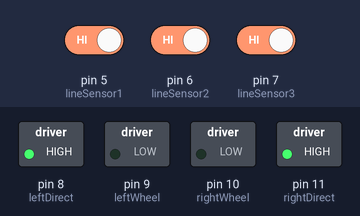
Bench run of a sketch on a simulated Arduino Uno, built with avr-gcc and run on an emulated ATmega328P. Parts: switched loads named in the sketch (green lamp = pin HIGH). The test bench sets the inputs (shaded band); at power-on: pin 5 (lineSensor1) HIGH, pin 7 (lineSensor3) HIGH, pin 6 (lineSensor2) HIGH.

Above: at 1.2 s.
1.3 s: pin 5 (lineSensor1) driven LOW
At 1.55 s:
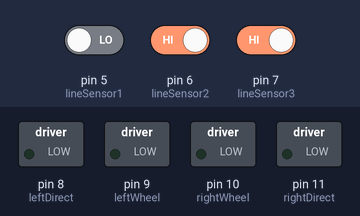
4.3 s: pin 7 (lineSensor3) driven LOW
At 4.8 s:
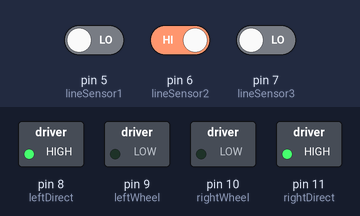
5.9 s: pin 6 (lineSensor2) driven LOW
At 7.2 s:
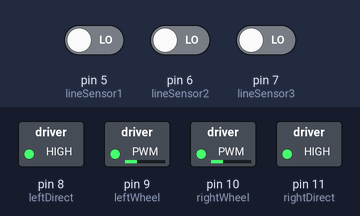
7.5 s: pin 5 (lineSensor1) driven HIGH
At 8.4 s:
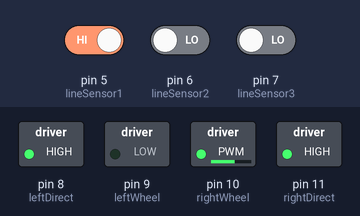
9.1 s: pin 6 (lineSensor2) driven HIGH
At 9.35 s:
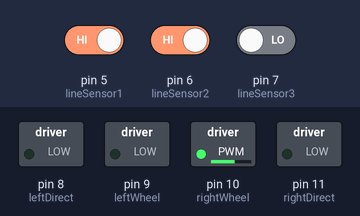
Timing chart, 0 to 12.1 s (numbered marks = the images above; inputs shaded):
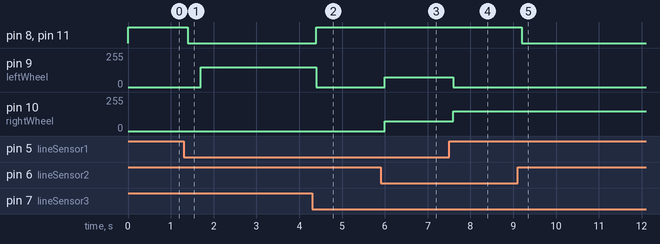

The sketch:

CarRobot_Line_NoDelay.ino
```cpp
int sensorRight = HIGH, sensorMid = HIGH, sensorLeft = HIGH;
byte leftWheel = 9;
byte leftDirect = 8;
byte rightWheel = 10;
byte rightDirect = 11;
unsigned long prevMillis = 0;
int interval = 200;
byte lineSensor1 = 5;
byte lineSensor2 = 6;
byte lineSensor3 = 7;

void setup() {
  pinMode(lineSensor1, INPUT);
  pinMode(lineSensor2, INPUT);
  pinMode(lineSensor3, INPUT);

  pinMode(leftDirect, OUTPUT);
  pinMode(leftWheel, OUTPUT);
  pinMode(rightWheel, OUTPUT);
  pinMode(rightDirect, OUTPUT);

  digitalWrite(leftDirect, HIGH);
  digitalWrite(rightDirect, HIGH);
}

void loop() {
  sensorRight = digitalRead(lineSensor1);
  sensorMid = digitalRead(lineSensor2);
  sensorLeft = digitalRead(lineSensor3);
  if (millis() - prevMillis >= interval) {
    prevMillis = millis();
    if (sensorRight == LOW && sensorMid == LOW && sensorLeft == LOW) {
      goForward();
    } else if (sensorRight == LOW && sensorMid == LOW && sensorLeft == HIGH) {
      turnRight();
    } else if (sensorRight == HIGH && sensorMid == LOW && sensorLeft == LOW) {
      turnLeft();
    } else if (sensorRight == HIGH && sensorMid == HIGH && sensorLeft == LOW) {
      reverse();
      turnLeft();
    } else if (sensorRight == LOW && sensorMid == HIGH && sensorLeft == HIGH) {
      reverse();
      turnRight();
    } else {
      brake();
    }
    /*
      // this block of code is for line avoidance
      if (sensorRight == HIGH && sensorMid == HIGH && sensorLeft == HIGH) {
      goForward();
      } else if (sensorRight == HIGH && sensorMid == HIGH && sensorLeft == LOW) {
      turnRight();
      } else if (sensorRight == LOW && sensorMid == HIGH && sensorLeft == HIGH) {
      turnLeft();
      } else if (sensorRight == LOW && sensorMid == LOW && sensorLeft == HIGH) {
      reverse();
      turnLeft();
      } else if (sensorRight == HIGH && sensorMid == LOW && sensorLeft == LOW) {
      reverse();
      turnRight();
      } else {
      brake();
      }*/
  }
}

void goForward() {
  analogWrite(leftWheel, 75);
  analogWrite(rightWheel, 75);
}

void turnLeft() {
  analogWrite(leftWheel, 0);
  analogWrite(rightWheel, 150);
}

void turnRight() {
  analogWrite(leftWheel, 150);
  analogWrite(rightWheel, 0);
}

void reverse() {
  digitalWrite(leftDirect, LOW);
  digitalWrite(rightDirect, LOW);
  delay(300);
  digitalWrite(leftDirect, HIGH);
  digitalWrite(rightDirect, HIGH);
}

void brake() {
  analogWrite(leftWheel, 0);
  analogWrite(rightWheel, 0);
}
```

Measured:
- after the input at 1.3 s, pin 8 (leftDirect), pin 11 (rightDirect): HIGH → LOW after 0.10 s; pin 9 (leftWheel): 0/255 → 150/255 after 0.40 s
- after the input at 4.3 s, pin 8 (leftDirect), pin 11 (rightDirect): LOW → HIGH after 0.10 s; pin 9 (leftWheel): 150/255 → 0/255 after 0.10 s
- after the input at 5.9 s, pin 9 (leftWheel), pin 10 (rightWheel): 0/255 → 75/255 after 0.10 s
- after the input at 7.5 s, pin 9 (leftWheel): 75/255 → 0/255 after 0.10 s; pin 10 (rightWheel): 75/255 → 150/255 after 0.10 s
- after the input at 9.1 s, pin 8 (leftDirect), pin 11 (rightDirect): HIGH → LOW after 0.10 s
